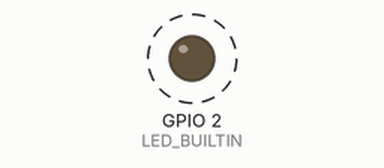
This program was run on a simulated ESP8266 (NodeMCU). Parts: output pins drawn as LEDs (lit = HIGH, except the on-board LED, lit = LOW). Dashed ring = blinking. Storage starts empty; what the program prints to the serial monitor is not drawn.

Above: at 1.7 s.
Timing chart, 0 to 5.0 s (numbered marks = the images above):
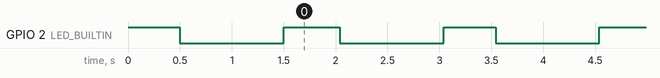

The program:

main.cpp
```cpp
#include <Arduino.h>
#include <SPI.h>
#include <SD.h>

File myFile;

void setup() {
  Serial.begin(115200);

  pinMode(LED_BUILTIN, OUTPUT);
  digitalWrite(LED_BUILTIN, HIGH);
  delay(500);
  digitalWrite(LED_BUILTIN, LOW);
  delay(1000);
  digitalWrite(LED_BUILTIN, HIGH);

  Serial.print("Console > Initializing SD card...");

  if (!SD.begin(15)) {
    Serial.println("Console > initialization failed!");
    return;
  }
  Serial.println("Console > initialization done.");

  myFile = SD.open("test.txt", FILE_WRITE);

  if (myFile) {
    Serial.print("Console > Writing to test.txt...");
    myFile.println("testing 1, 2, 3.");
    myFile.close();
    Serial.println("Console > done.");
  } else {
    // if the file didn't open, print an error:
    Serial.println("Console > error opening test.txt");
  }

  // re-open the file for reading:
  myFile = SD.open("test.txt");
  if (myFile) {
    Serial.println("Console > test.txt:");

    // read from the file until there's nothing else in it:
    while (myFile.available()) {
      Serial.write(myFile.read());
    }
    // close the file:
    myFile.close();
  } else {
    // if the file didn't open, print an error:
    Serial.println("Console > error opening test.txt");
  }
}

void loop() {
  // nothing happens after setup
  digitalWrite(LED_BUILTIN, HIGH);
  delay(500);
  digitalWrite(LED_BUILTIN, LOW);
  delay(1000);
  digitalWrite(LED_BUILTIN, HIGH);
}
```

Measured:
- by itself, GPIO 2 (LED_BUILTIN): alternates HIGH for 0.50 s and LOW for 1.0 s
